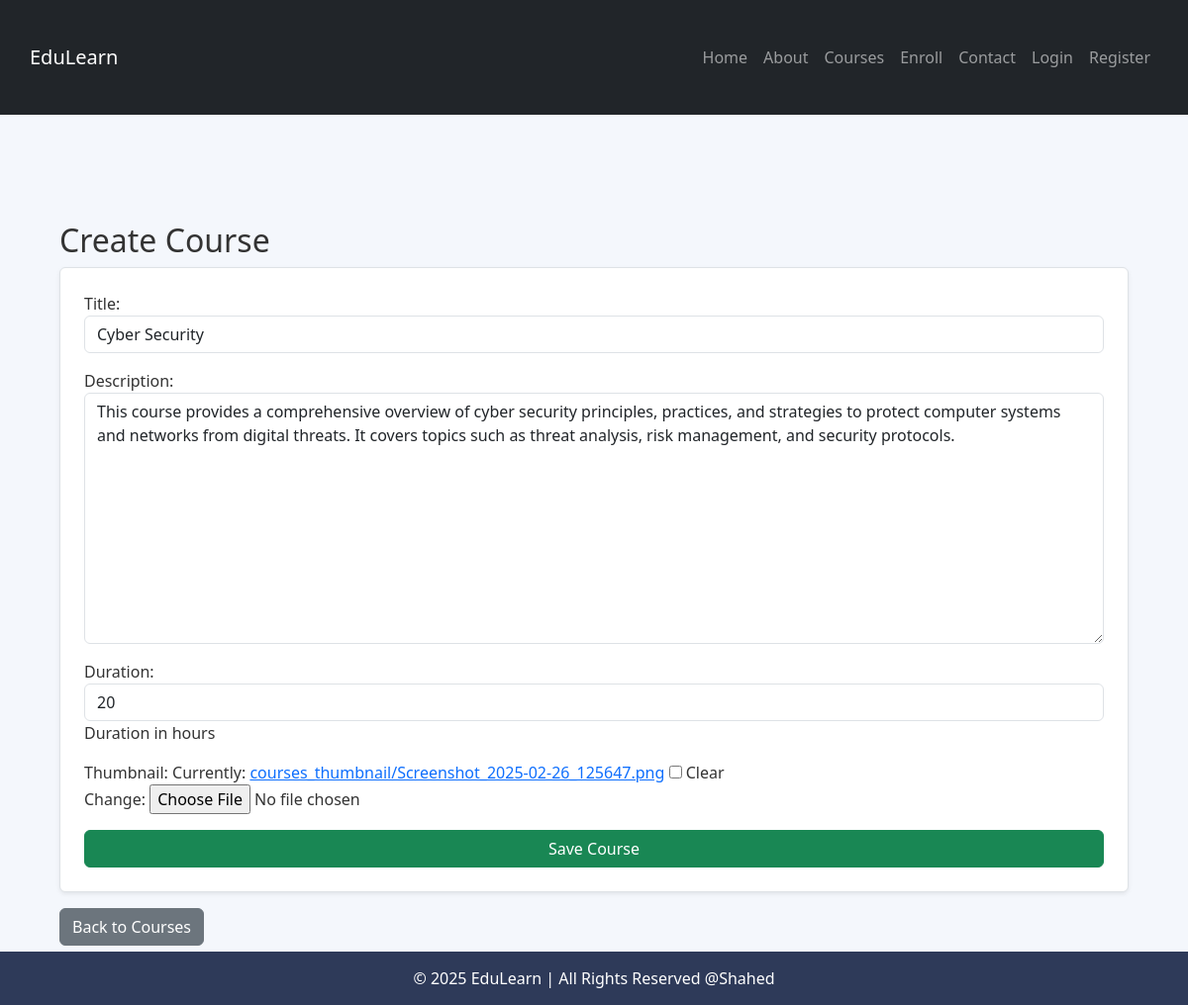
Page /2/update/ on the committed database.
### courses/models.py (models this page shows, shortened)
class Course(models.Model):
    title = models.CharField(max_length=200)
    description = models.TextField()
    duration = models.IntegerField(help_text='Duration in hours')
    thumbnail = models.ImageField(upload_to='courses_thumbnail/', null=True, blank=True)
    created_at = models.DateTimeField(auto_now_add=True)

### courses/views.py (the view)
# urls.py: path('<int:course_id>/update/', course_update, name='course_update'),
def course_update(request, course_id):
    course = get_object_or_404(Course, id=course_id)
    if request.method == "POST":
        form = CourseForm(request.POST, request.FILES, instance=course)
        if form.is_valid():
            form.save()
            messages.success(request, "Course updated successfully!")
            return redirect('course_list')
    else:
        form = CourseForm(instance=course)
    return render(request, 'courses/course_form.html', {'form': form})

### courses/forms.py
class CourseForm(forms.ModelForm):
    class Meta:
        model = Course
        fields = ['title', 'description', 'duration', 'thumbnail']
        widgets = {
            'title': forms.TextInput(attrs={'class': 'form-control'}),
            'description': forms.Textarea(attrs={'class': 'form-control'}),
            'duration': forms.NumberInput(attrs={'class': 'form-control'}),
        }

### templates/courses/course_form.html (shortened to what this page needs)
{% extends "courses/base.html" %}
{% block content %}
  <div class="container mt-4">
    <h2>{{ course.id|default:"Create" }} Course</h2>
    <form method="post" enctype="multipart/form-data" class="p-4 border rounded bg-white shadow-sm">
      {{ form.as_p }}
      <button type="submit" class="btn btn-success w-100">Save Course</button>
    </form>
    <a href="{% url 'course_list' %}" class="btn btn-secondary mt-3">Back to Courses</a>
  </div>
{% endblock %}

### static/basestyle.css (style rules this page uses)
body { font-family: 'Segoe UI', Tahoma, Geneva, Verdana, sans-serif; background-color: #f4f7fc; margin: 0; padding: 0; color: #333; }
.container { max-width: 1200px; margin: 0 auto; padding: 30px; }

### rows in the picture
Course: title "Cyber Security", description "This course provides a comprehensive overview of cyber security principles, practices, and strategies to protect computer systems and networks from digital threats. It covers topics such as threat analysis, risk management, and security protocols.", duration "20"

### other values in the picture
{{ course.id|default:"Create" }} "Create"
